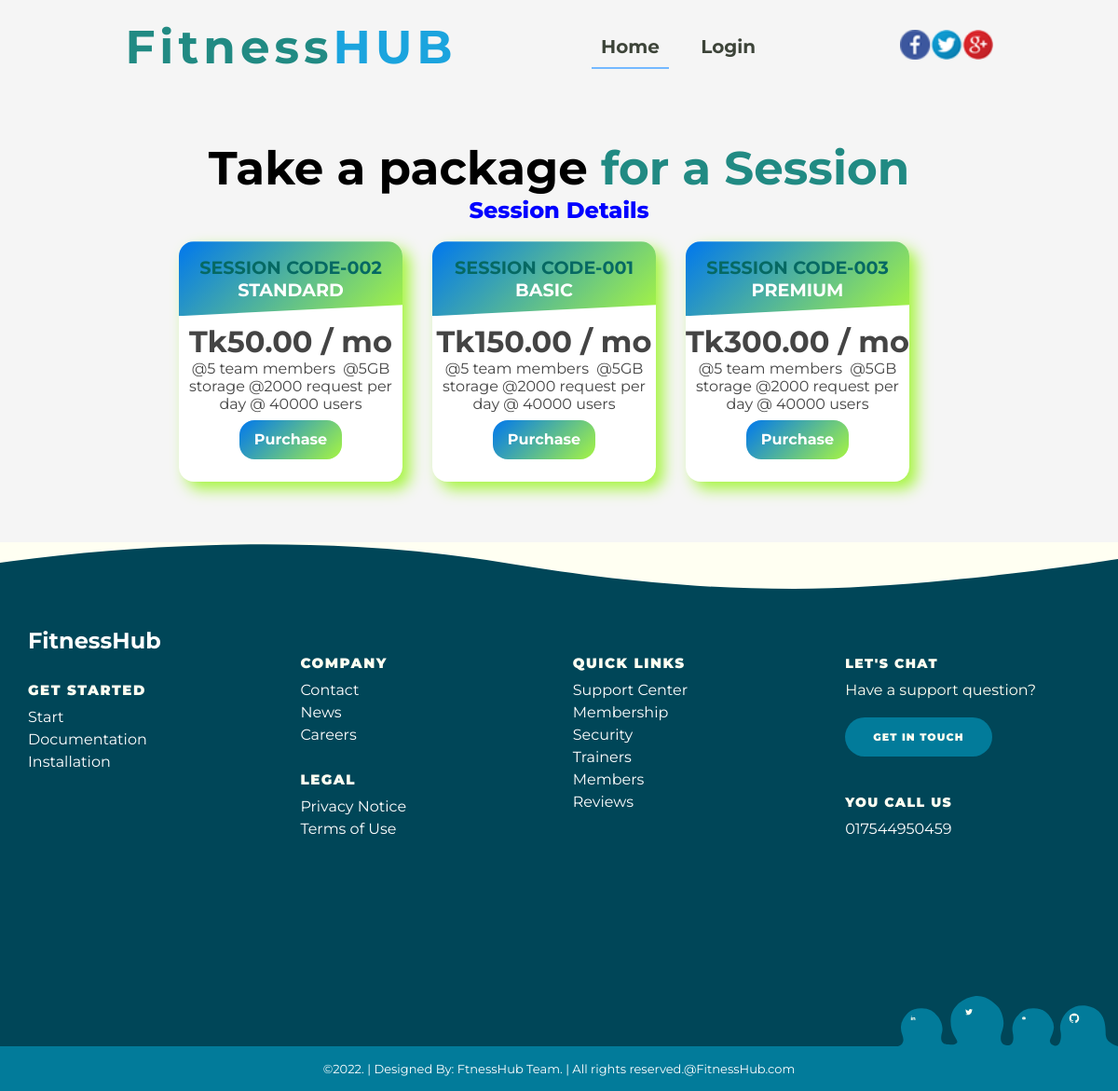
The app's page /service.php with its own data.
### tables this page shows
CREATE TABLE `tbl_package` (
  `packId` int(11) NOT NULL,
  `sessionNo` varchar(255) NOT NULL,
  `packName` varchar(255) NOT NULL,
  `price` float(10,2) NOT NULL,
  `body` text NOT NULL,
  `type` tinyint(4) NOT NULL DEFAULT 0
);

### classes/Packages.php (called while the page is built, shortened)
<?php
        $filepath = realpath(dirname(__FILE__));
        include_once ($filepath.'/../lib/Database.php');
?>
<?php
    class Packages{
        private $db;
        public function __construct(){
        $this->db = new Database();
        }
       public function getPackage(){
        $query =  "SELECT * FROM tbl_package ORDER BY packId";
        $result =  $this->db->select($query);
        return $result;
       }
    }
?>

### lib/Database.php (called while the page is built, shortened)
<?php
Class Database{
            public $host   = DB_HOST;
            public $user   = DB_USER;
            public $pass   = DB_PASS;
            public $dbname = DB_NAME;
            public $link;
            private function connectDB(){
            $this->link = new mysqli($this->host, $this->user, $this->pass,
            $this->dbname);
            }
            public function select($query){
            $result = $this->link->query($query) or
            die($this->link->error.__LINE__);
            if($result->num_rows > 0){
                return $result;
            } else {
                return false;
            }
            }
            }

### service.php (the view)
<?php include 'inc/header.php';?>
<section id="services">
	<div class="services-info">
			<h1>Take a package <span id="blue">for a Session</span></h1>
	<a href="tsessionDetails.php" style="color:blue; font-size:24px; font-weight:800;">Session Details</a>
	<br>
	</div>
	   <main>
	          <?php
				    $getPack = $pk->getPackage();
				  	if ($getPack) {
						while ($result = $getPack->fetch_assoc()) {
				?>
		<div class="card-basic">
		  <div class="card-header header-basic">
			<h2 style="color:#066963;">Session Code-<?php echo $result['sessionNo'];?></h2>
			<h1><?php echo $result['packName'];?></h1>
		  </div>
		  <div class="card-body">
			<p><h2>Tk<?php echo $result['price'];?> / mo</h2></p>
			<div class="card-element-hidden-basic">
			  <p><?php echo $result['body'];?> </p>
			  <a href="sesspayment.php"><button class="btn btn-basic">Purchase</button></a>
			</div>
		  </div>
		</div>
		<?php } } ?>
	   </main>
</section>
<?php include 'inc/footer.php';?>

### style.css (style rules this page uses)
* { padding: 0; margin:0; box-sizing: border-box; font-family: sans-serif; font-family: 'Montserrat', sans-serif; }
#blue { color:#218a83; }
.btn { background: transparent; padding: 10px 20px; color: #74b9ff; border: 1px solid #74b9ff; border-radius: 8px; }
#services { padding: 50px 0px; }
.services-info { text-align: center; }
.services-info h1 { font-size: 50px; }
main { display: flex; justify-content: center; align-items: center; flex-wrap: wrap; margin-top: 1.2rem; }
.card-basic, .card-premium, .card-standard { margin: 0 2rem 1rem 0; padding: 0 0 0.5rem 0; width: 15rem; background: #fff; color: #444; text-align: center; border-radius: 1rem; box-shadow: 0.5rem 0.5rem 1rem #a7f542; overflow: hidden; transition: all 0.1ms ease-in-out; }
.card-header { height: 5rem; text-transform: uppercase; font-weight: 700; font-size: 0.8rem; padding: 1rem 0; color: #fff; clip-path: polygon(0 0, 100% 0%, 100% 85%, 0% 100%); }
.header-basic, .btn-basic { background: linear-gradient(135deg, rgb(0, 119, 238), #a7f542); }
.card-body { padding: 0.5rem 0; }
.card-body h2 { font-size: 2rem; font-weight: 700; }
.btn { margin: 0.5rem 0; padding: 0.7rem 1rem; outline: none; border-radius: 1rem; font-size: 1rem; font-weight: 700; color: #fff; border: none; cursor: pointer; transition: all 0.1ms ease-in-out; }
a { color: #fff; text-decoration: none; }
@media (min-width: 568px) { a { text-decoration: none; } }

### records on screen
tbl_package: sessionNo "002", packName "STANDARD", price "50.00", body "@5 team members @5GB storage @2000 request per day @ 40000 users"
tbl_package: sessionNo "001", packName "BASIC", price "150.00", body "@5 team members @5GB storage @2000 request per day @ 40000 users"
tbl_package: sessionNo "003", packName "PREMIUM", price "300.00", body "@5 team members @5GB storage @2000 request per day @ 40000 users"
